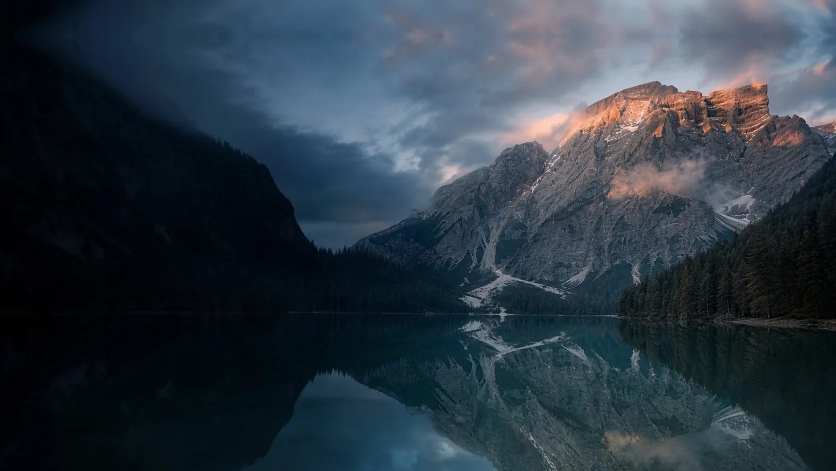
#> input picture app/src/main/assets/img/dolomitas.webp, 1672 x 941 px (shown at 1/2 size)
$ python glass-backdrops.py
#> lines starting #> are read from the running program, lines starting #| are printed output that depends on the picture
"""Create lightweight blurred wallpaper samples for WebViews without backdrop-filter.
Run with Pillow. The source photos and their credits are packaged with Nova OS.
"""
from pathlib import Path
from PIL import Image, ImageEnhance, ImageFilter, ImageOps

assets = Path(__file__).resolve().parents[1] / 'app/src/main/assets'
w, h = 640, 360
vertical = [(0, '#050a119f'), (.13, '#050a1126'), (.25, '#09101b05'), (.36, '#080d1528'), (.48, '#080d158f'), (.63, '#080d15e5'), (.77, '#080d15ff'), (1, '#080d15ff')]
horizontal = [(0, '#060a1259'), (.42, '#080d1522'), (.85, '#080d1500'), (1, '#080d1500')]

def line(stops, size):
#> called with size = 640
    stops = [(pos, tuple(bytes.fromhex(rgba[1:]))) for pos, rgba in stops]
    result = []
    for i in range(size):
        pos = (i + .5) / size
        (a, ca), (b, cb) = next(((x, y) for x, y in zip(stops, stops[1:]) if x[0] <= pos <= y[0]))
        t = (pos - a) / (b - a)
        alpha = ca[3]*(1-t) + cb[3]*t
        rgb = tuple(round((ca[j]*ca[3]*(1-t)+cb[j]*cb[3]*t)/alpha) if alpha else 0 for j in range(3))
        result.append((*rgb, round(alpha)))
    return result

shade_x = Image.new('RGBA', (w, 1)); shade_x.putdata(line(horizontal, w)); shade_x = shade_x.resize((w, h))
#> after `shade_x = shade_x.resize((w, h))`:
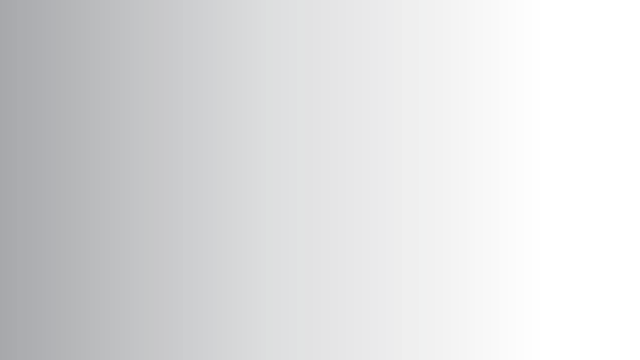
#> shade_x: PIL image 640x360 RGBA; mean R, G, B, A 5.1, 8.8, 15.3, 33.1; transparent parts drawn white
shade_y = Image.new('RGBA', (1, h)); shade_y.putdata(line(vertical, h)); shade_y = shade_y.resize((w, h))
#> after `shade_y = shade_y.resize((w, h))`:
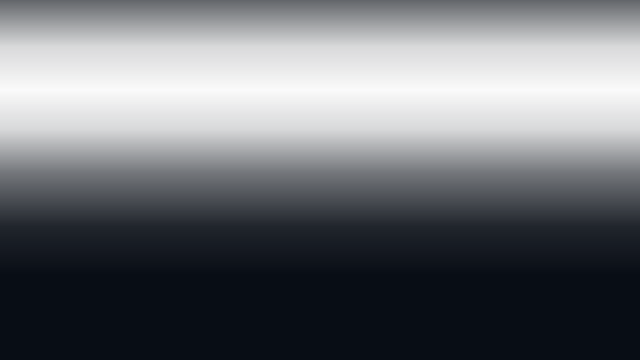
#> shade_y: PIL image 640x360 RGBA; mean R, G, B, A 6.6, 11.9, 20.3, 149.3; transparent parts drawn white
for name in ('dolomitas', 'braies', 'moraine', 'reine', 'aoraki'):
    source = assets / ('img' if name=='dolomitas' else 'wallpapers') / (name+'.webp')
    image = ImageOps.fit(Image.open(source).convert('RGBA'), (w, h), Image.Resampling.LANCZOS, centering=(.5, 0))
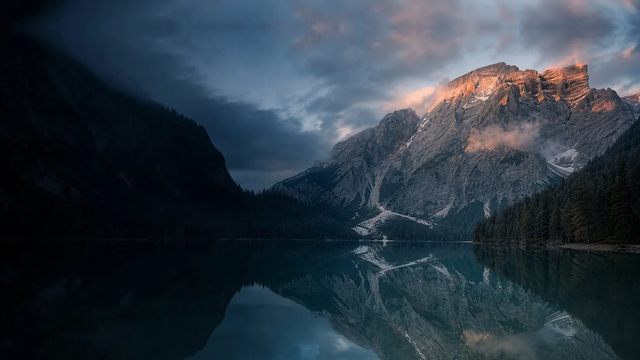
#> image: PIL image 640x360 RGBA; mean R, G, B, A 44.3, 56.5, 67.2, 255
    image = Image.alpha_composite(Image.alpha_composite(image, shade_x), shade_y).convert('RGB')
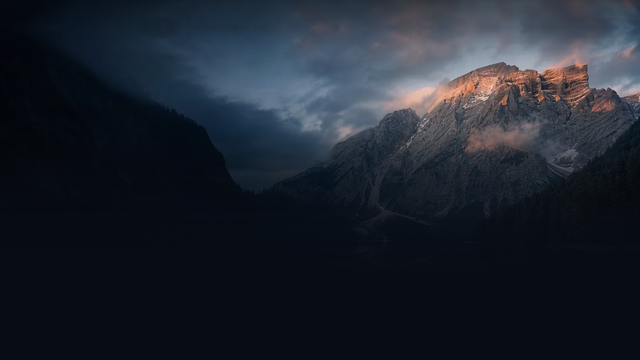
#> image: PIL image 640x360 RGB; mean R, G, B 30.5, 37, 46.9
    image = ImageEnhance.Color(image.filter(ImageFilter.GaussianBlur(11 * w / 1600))).enhance(1.48)
    image.save(assets/'wallpapers'/('glass-'+name+'.webp'), quality=80, method=6)
#> pass 2 of the loop `for name in ('dolomitas', 'braies', 'moraine', 'reine', 'aoraki'):`:
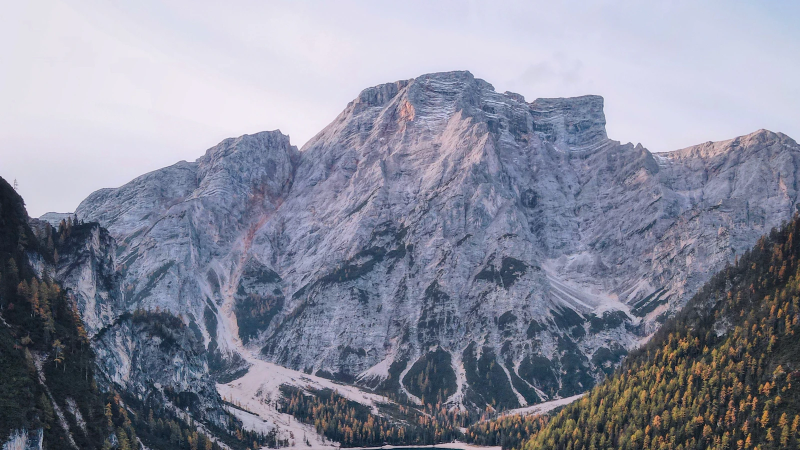
#> input picture app/src/main/assets/wallpapers/braies.webp, 1600 x 900 px (shown at 1/2 size)
#> `image = Image.alpha_composite(Image.alpha_composite(image, shade_x), s..`:
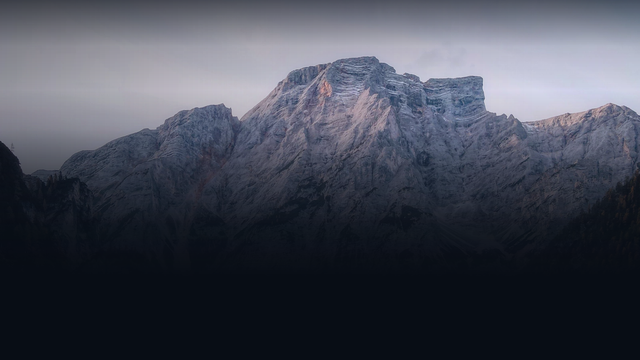
#> image: PIL image 640x360 RGB; mean R, G, B 67.9, 71.7, 84
#> `image = ImageEnhance.Color(image.filter(ImageFilter.GaussianBlur(11 * ..`:
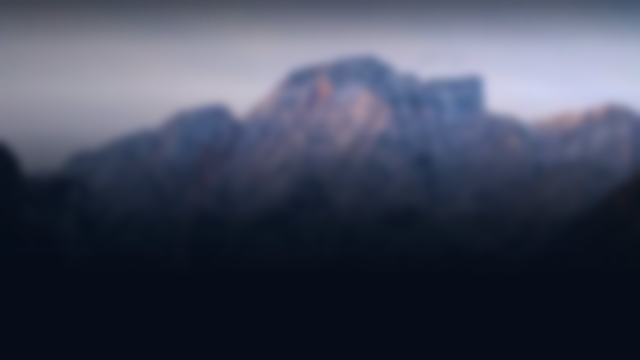
#> image: PIL image 640x360 RGB; mean R, G, B 65.7, 71.3, 89.3
#> pass 3 of the loop `for name in ('dolomitas', 'braies', 'moraine', 'reine', 'aoraki'):`:
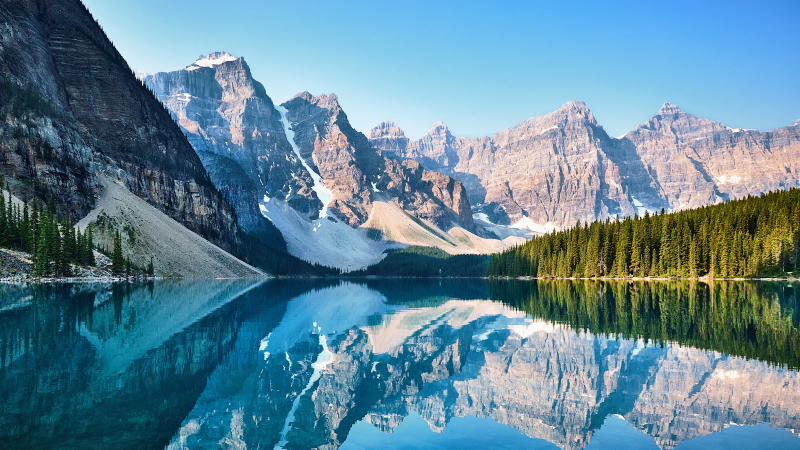
#> input picture app/src/main/assets/wallpapers/moraine.webp, 1600 x 900 px (shown at 1/2 size)
#> `image = Image.alpha_composite(Image.alpha_composite(image, shade_x), s..`:
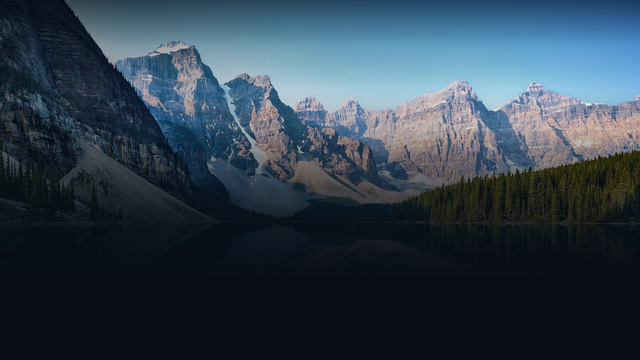
#> image: PIL image 640x360 RGB; mean R, G, B 48.3, 63.6, 76.6
#> `image = ImageEnhance.Color(image.filter(ImageFilter.GaussianBlur(11 * ..`:
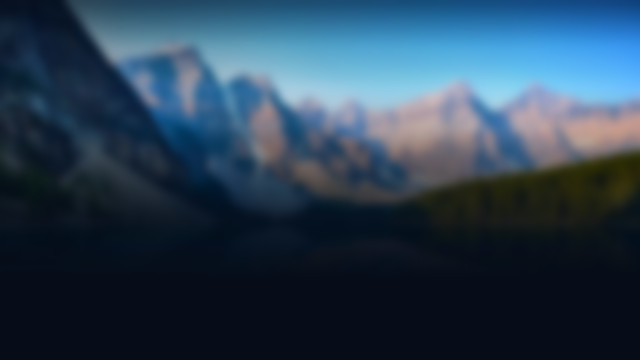
#> image: PIL image 640x360 RGB; mean R, G, B 42.1, 64.5, 83.9
#> (the run stopped early here; a loop or call above may not have finished)
